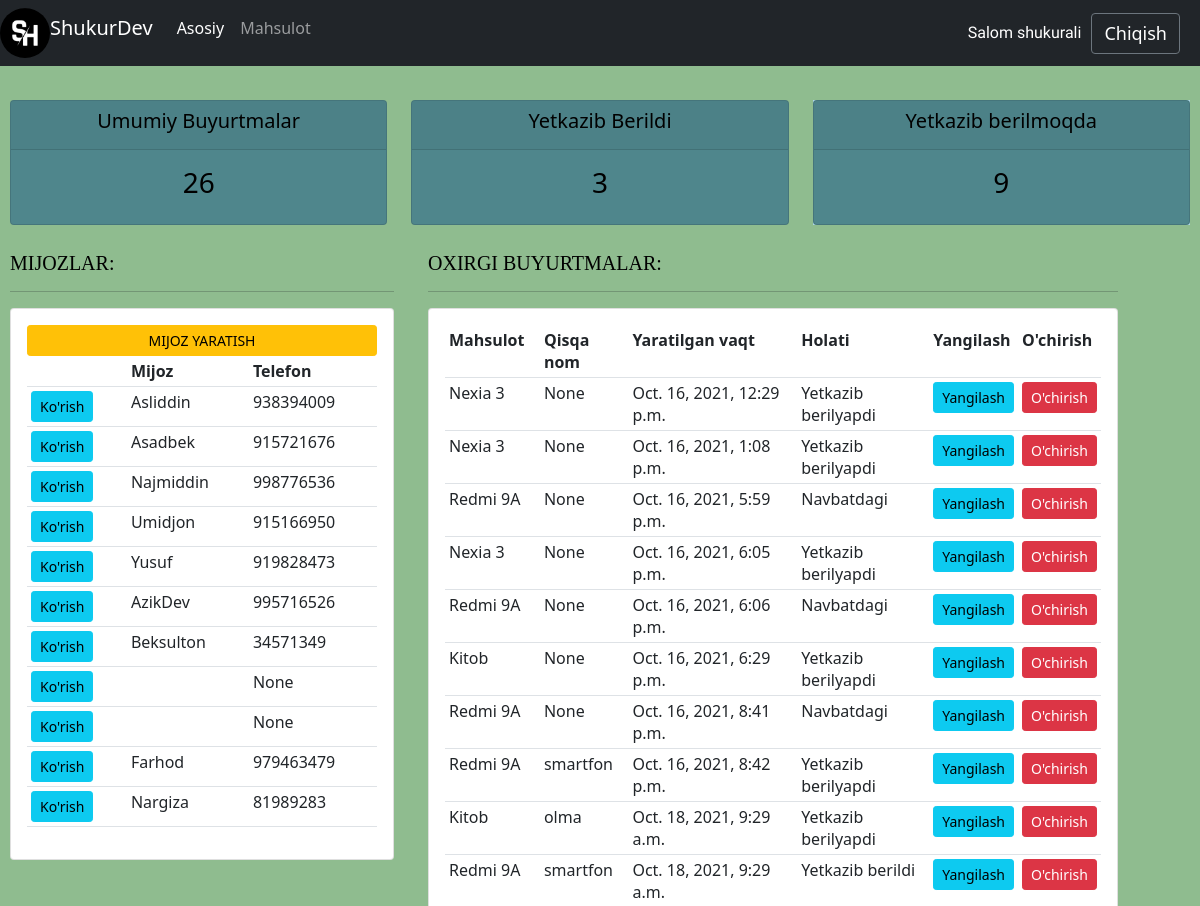
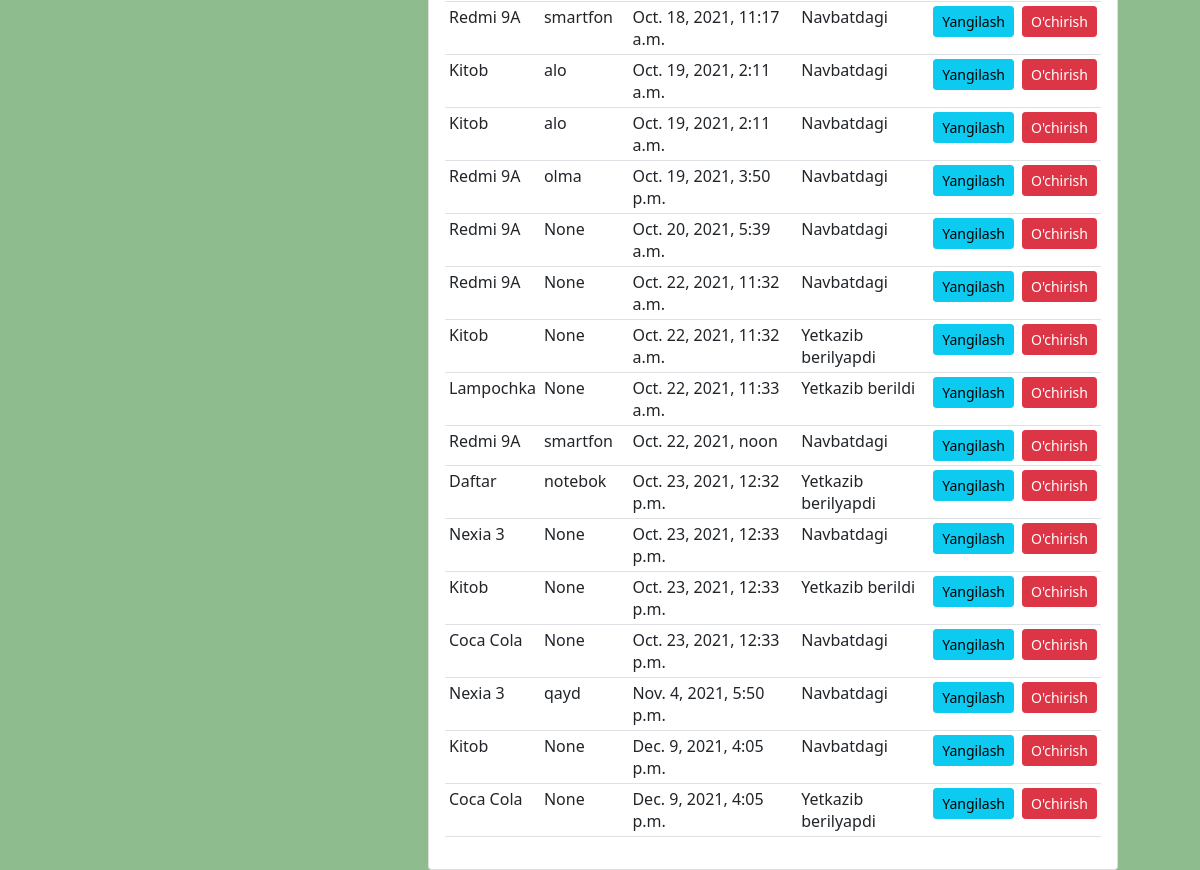
Before: / (signed in) with the older database file (2 pictures, top to bottom).
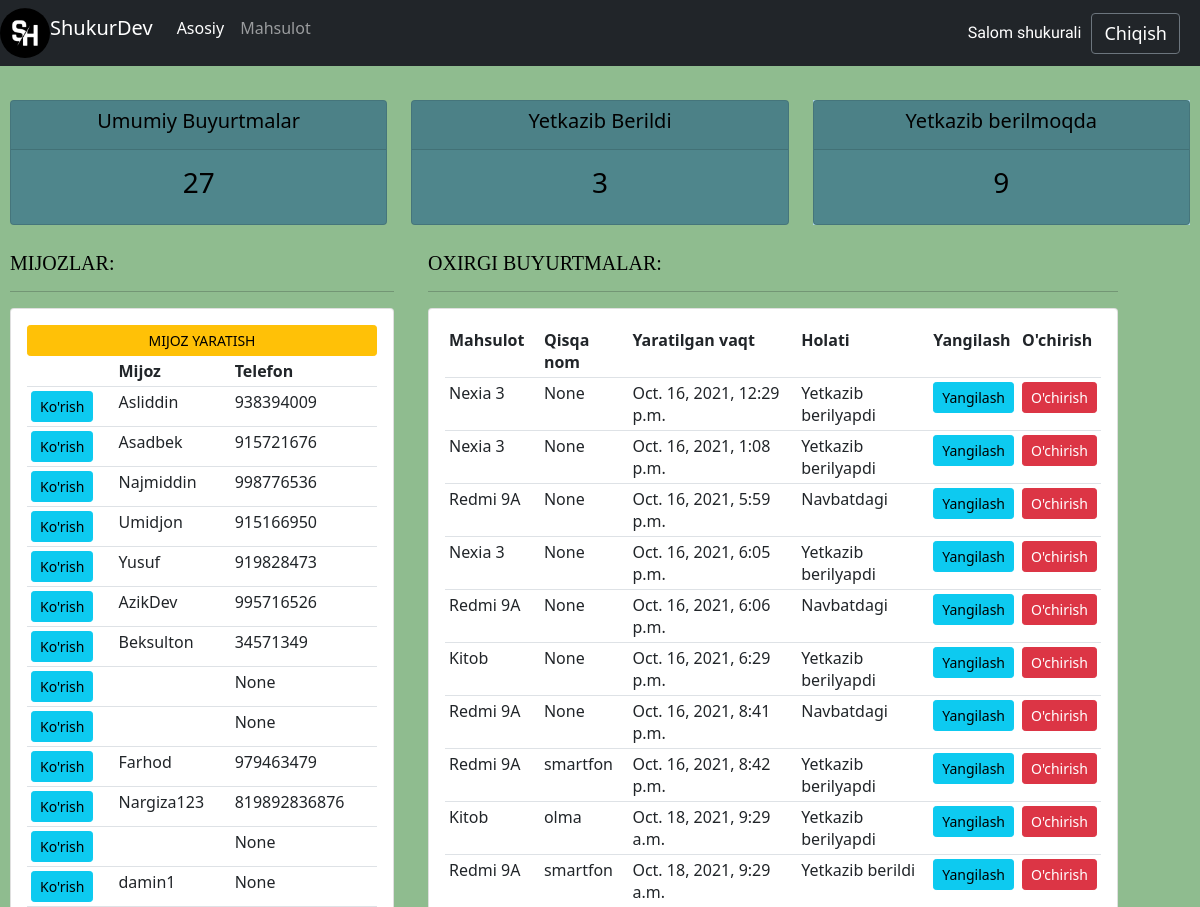
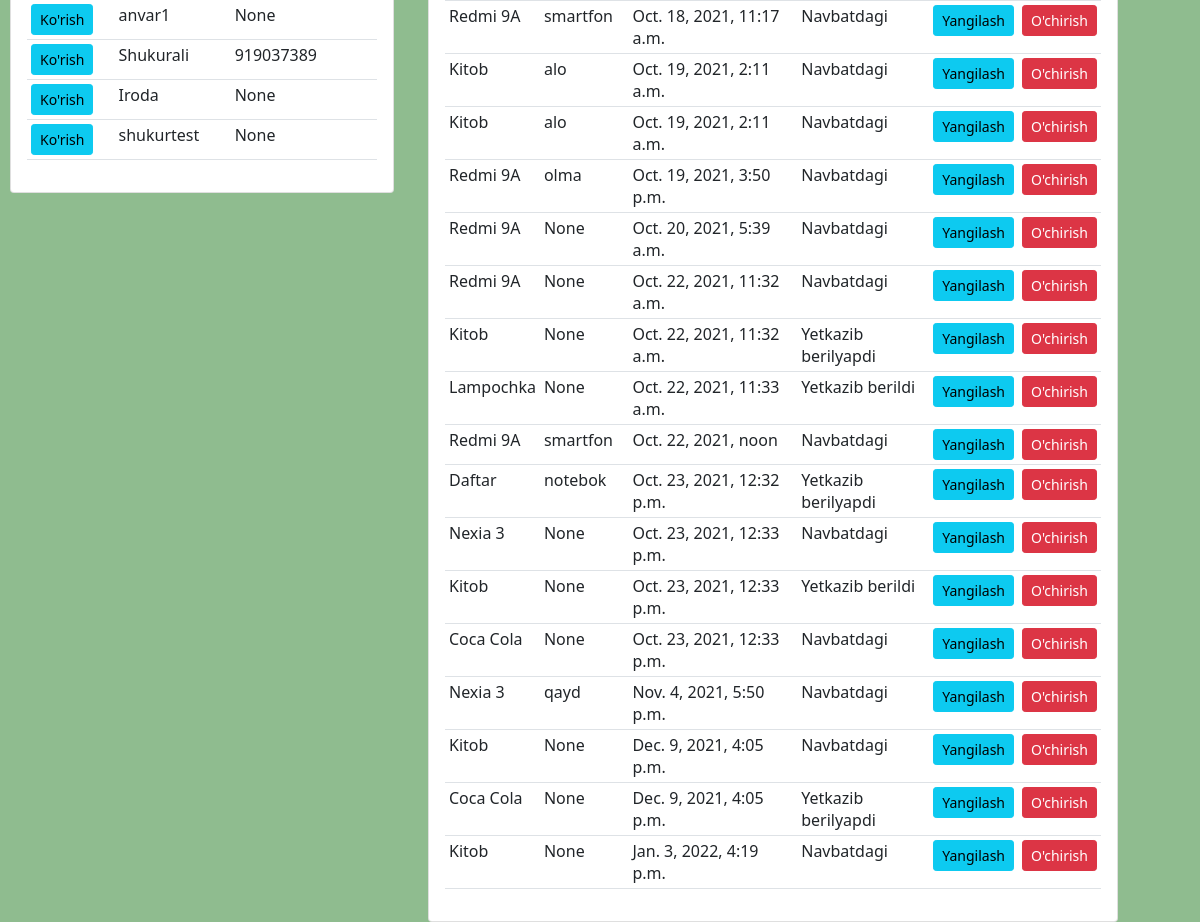
After: the same page with the newer database file (2 pictures, top to bottom).
### crm/models.py (models this page shows, shortened)
class Customer(models.Model):
    user = models.OneToOneField(User, null=True, on_delete=models.CASCADE)
    name = models.CharField(max_length=100)
    phone = models.CharField(max_length=100, null=True)
    email = models.EmailField(null=True)
    profile_pic = models.ImageField(null=True)
    date_created = models.DateTimeField(auto_now_add=True, null=True)

class Order(models.Model):
    customer = models.ForeignKey(Customer, null=True, on_delete=models.SET_NULL)
    product = models.ForeignKey(Product, null=True, on_delete=models.SET_NULL)
    note = models.CharField(max_length=100, null=True)
    STATUS = (
        ('Navbatdagi', 'Navbatdagi'),
        ('Yetkazib berilyapdi', 'Yetkazib berilyapti'),
        ('Yetkazib berildi', 'Yetkazib berildi'),
    )
    status = models.CharField(max_length=200, choices=STATUS)
    date_created = models.DateTimeField(auto_now_add=True)

class Product(models.Model):
    CATEGORY = (
        ('ichki mahsulot', 'Ichki mahsulot'),
        ('Tashqi mahsulot', 'Tashqi mahsulot'),
    )
    name = models.CharField(max_length=100)
    price = models.FloatField(null=True)
    category = models.CharField(max_length=200, choices=CATEGORY)
    description = models.TextField(null=True)
    date_created = models.DateTimeField(auto_now_add=True)
    tags = models.ManyToManyField(Tag)
    def __str__(self):
        return self.name

### crm/decorators.py (the view)
    def wrapper_function(request, *args, **kwargs):
        group = None
        if request.user.groups.exists():
            group = request.user.groups.all()[0].name
        if group == 'customer':
            return redirect('user')
        if group == 'admin':
            return view_func(request, *args, **kwargs)

### crm/views.py (called while the page is built)
@login_required(login_url='login')
@admin_only
def dashboard(request):
    customers = Customer.objects.all()
    orders = Order.objects.all()
    total_order = orders.count()
    delivered = orders.filter(status='Yetkazib berildi').count()
    pending = orders.filter(status='Yetkazib berilyapdi').count()
    context = {'customers': customers, 'orders': orders, 'total_orders': total_order, 'delivered': delivered,
               'pending': pending}
    return render(request, 'home.html', context)

### templates/home.html (shortened to what this page needs)
{% include 'base.html' %}
{% load static %}
{% include 'status.html' %}
<head>
</head>
{% block content %}
<body class="oraligi">
    <div class="row">
        <div class="col-md-4 qisqa">
            <h5 class="text1">MIJOZLAR:</h5>
            <hr>
            <div class="card card-body">
                <a class="btn btn-warning  btn-sm btn-block" href="">MIJOZ YARATISH</a>
                <table class="table table-sm">
                    <tr>
                        <th>
                        </th>
                        <th>
                            Mijoz
                        </th>
                        <th>
                            Telefon
                        </th>
                    </tr>
                    {% for i in customers %}
                    <tr>
                        <td>
                            <a href="{% url 'customer' i.id %}" class="btn btn-info  btn-sm btn-block">Ko'rish</a>
                        </td>
                        <td>
                            {{ i.name }}
                        </td>
                        <td>
                            {{ i.phone }}
                        </td>
                    </tr>
                    {% endfor %}
                </table>
            </div>
        </div>
        <div class="col-md-7 qisqa">
            <h5 class="text1">OXIRGI BUYURTMALAR:</h5>
            <hr>
            <div class="card card-body">
                <table class="table table-sm">
                    <tr>
                        <th>
                            Mahsulot
                        </th>
                        <th>
                            Qisqa nom
                        </th>
                        <th>
                            Yaratilgan vaqt
                        <th>
                        <th>
                            Holati
                        </th>
                        <th>
                            Yangilash
                        </th>
                        <th>
                            O'chirish
                        </th>
                    </tr>
                    {% for j in orders %}
                     <tr>
                        <td>{{ j.product }}</td>
                         <td>{{ j.note }}</td>
                        <td>{{ j.date_created }}</td>
                         <td></td>
                        <td>{{ j.status }}</td>
                        <td><a class="btn btn-sm btn-info" href="{% url 'update_order' j.id %}">Yangilash</a></td>
                        <td><a class="btn btn-sm btn-danger" href="{% url 'delete_order' j.id %}">O'chirish</a></td>
                     </tr>
                    {% endfor %}
                </table>
            </div>
        </div>
    </div>
</body>
{% endblock %}

### templates/base.html (shortened to what this page needs)
{% load static %}
{% include 'navbar.html' %}
<head>
    <link rel="stylesheet" type="text/css" href="{% static 'css/base.css' %}">
    <link href="https://cdn.jsdelivr.net/npm/bootstrap@5.1.3/dist/css/bootstrap.min.css" rel="stylesheet">
</head>
<body>
</body>

### templates/navbar.html (shortened to what this page needs)
{% load static %}
<head>
</head>
<nav class="navbar navbar-expand-lg navbar-dark bg-dark">
    <div class="collapse navbar-collapse" id="navbarNavDropdown">
      <ul class="navbar-nav">
            {% if request.user.is_staff %}
                <img style="border-radius: 50%; height: 50px; width: 50px;" src="{% static 'images/logo.jpg' %}">
                 <a class="navbar-brand" href="#">ShukurDev</a>
                <li class="nav-item">
                  <a class="nav-link active" aria-current="page" href="/">Asosiy</a>
                </li>
                <li class="nav-item">
                  <a class="nav-link" href="{% url 'product' %}">Mahsulot</a>
                </li>
            {% endif %}
      </ul>
    </div>
    <span style="color: white; margin:10px;  font-family: 'Abel', sans-serif; ">Salom {{request.user}}</span><br>
    <span><a  style="color: #fff; margin-right: 20px; font-size: 18px; text-decoration: none; " class="btn btn-outline-secondary" href="{% url 'logout' %}">Chiqish</a></span>
</nav>

### templates/status.html (shortened to what this page needs)
{% load static %}
<div style="margin:10px;">
 <div class="row">
  <div class="col">
    <div class="col-md">
      <div class="card text-center text-black mb-3" id = "total-orders">
        <div class="card-header">
          <h5 class="card-title">Umumiy Buyurtmalar</h5>
        </div>
        <div class="card-body">
          <h3 class="card-title">{{ total_orders }}</h3>
        </div>
      </div>
    </div>
  </div>
 <div class="col">
    <div class="col-md">
      <div class="card text-center text-black mb-3" id = "orders-delivered">
        <div class="card-header">
          <h5 class="card-title">Yetkazib Berildi</h5>
        </div>
        <div class="card-body">
          <h3 class="card-title">{{ delivered }}</h3>
        </div>
      </div>
    </div>
  </div>
  <div class="col">
    <div class="col-md orqa">
      <div class="card text-center text-black mb-3" id = "orders-pending">
        <div class="card-header">
          <h5 class="card-title">Yetkazib berilmoqda</h5>
        </div>
        <div class="card-body">
          <h3 class="card-title">{{ pending }}</h3>
        </div>
     </div>
  </div>
</div>
</div>
</div>

### static/css/base.css (style rules this page uses)
.qisqa { margin-left: 10px!important; }
.oraligi { background-color: darkseagreen; }
.orqa { color: darkblue; background-color: lightblue; }
#total-orders,#orders-delivered,#orders-pending { background-color: #4f868c!important; }
.text1 { text-decoration-style: inherit; font-family: "Comic Sans MS"; color:black; }

Changed rows visible on the page:
changed Customer: name "Nargiza" → "Nargiza123"; phone "81989283" → "819892836876"
added Customer: phone "None"
added Customer: name "damin1", phone "None"
added Customer: name "anvar1", phone "None"
added Customer: name "Shukurali", phone "919037389"
added Customer: name "Iroda", phone "None"
added Customer: name "shukurtest", phone "None"
added Order: product "Kitob", note "None", date_created "Jan. 3, 2022, 4:19 p.m.", status "Navbatdagi"
Other visible differences:
{{ total_orders }}: "26" → "27"
